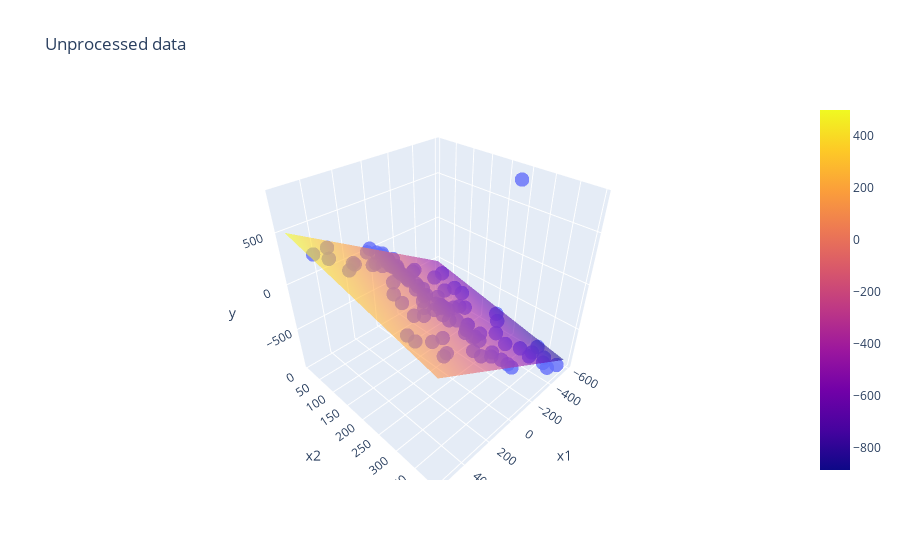

Notebook cell for this chart:
### Code cell
from sklearn.linear_model import LinearRegression
X = data1[['x1', 'x2']]
Y = data1['y']

model = LinearRegression()
model.fit(X, Y)

x_range = np.linspace(X['x1'].min(), X['x1'].max(), 30)
y_range = np.linspace(X['x2'].min(), X['x2'].max(), 30)
x_surf, y_surf = np.meshgrid(x_range, y_range)

z_surf = model.intercept_ + model.coef_[0]*x_surf + model.coef_[1]*y_surf

fig = plotly.Figure()

fig.add_trace(plotly.Scatter3d(
    x=X['x1'],
    y=X['x2'],
    z=Y,
    mode='markers',
    marker=dict(size=5, opacity=0.8)
))

fig.add_trace(plotly.Surface(
    x=x_surf,
    y=y_surf,
    z=z_surf,
    opacity=0.6
))

fig.update_layout(
    title='Unprocessed data',
    scene=dict(
        xaxis_title='x1',
        yaxis_title='x2',
        zaxis_title='y'
    )
)

fig.show()
